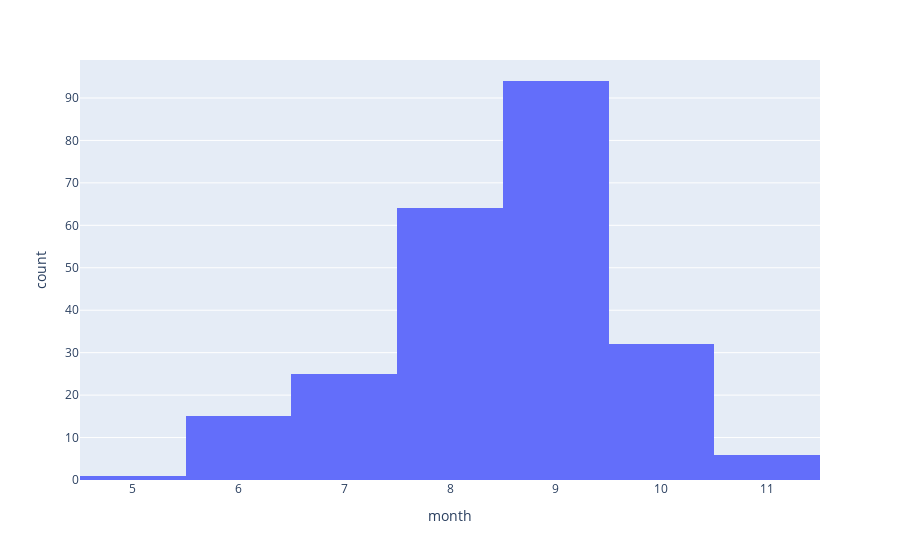

The code cell stored with this chart in its notebook:
### Code cell
fig = px.histogram(df, x="month")
fig.show()

### Figure 1 — Plotly figure (JSON) as saved in the notebook; plotly's stock layout.template omitted (floating-point values rounded to 4 significant figures; data arrays with more than 128 entries replaced by an {"elided": "..."} marker saying what was removed)
{"data": [{"alignmentgroup": "True", "bingroup": "x", "hovertemplate": "month=%{x}<br>count=%{y}<extra></extra>", "legendgroup": "", "marker": {"color": "#636efa", "pattern": {"shape": ""}}, "name": "", "offsetgroup": "", "orientation": "v", "showlegend": false, "type": "histogram", "x": {"elided": "237 int values"}, "xaxis": "x", "yaxis": "y"}], "layout": {"autosize": true, "barmode": "relative", "legend": {"tracegroupgap": 0}, "margin": {"t": 60}, "xaxis": {"anchor": "y", "autorange": true, "domain": [0, 1], "range": [4.5, 11.5], "title": {"text": "month"}, "type": "linear"}, "yaxis": {"anchor": "x", "autorange": true, "domain": [0, 1], "range": [0, 98.95], "title": {"text": "count"}}}}
